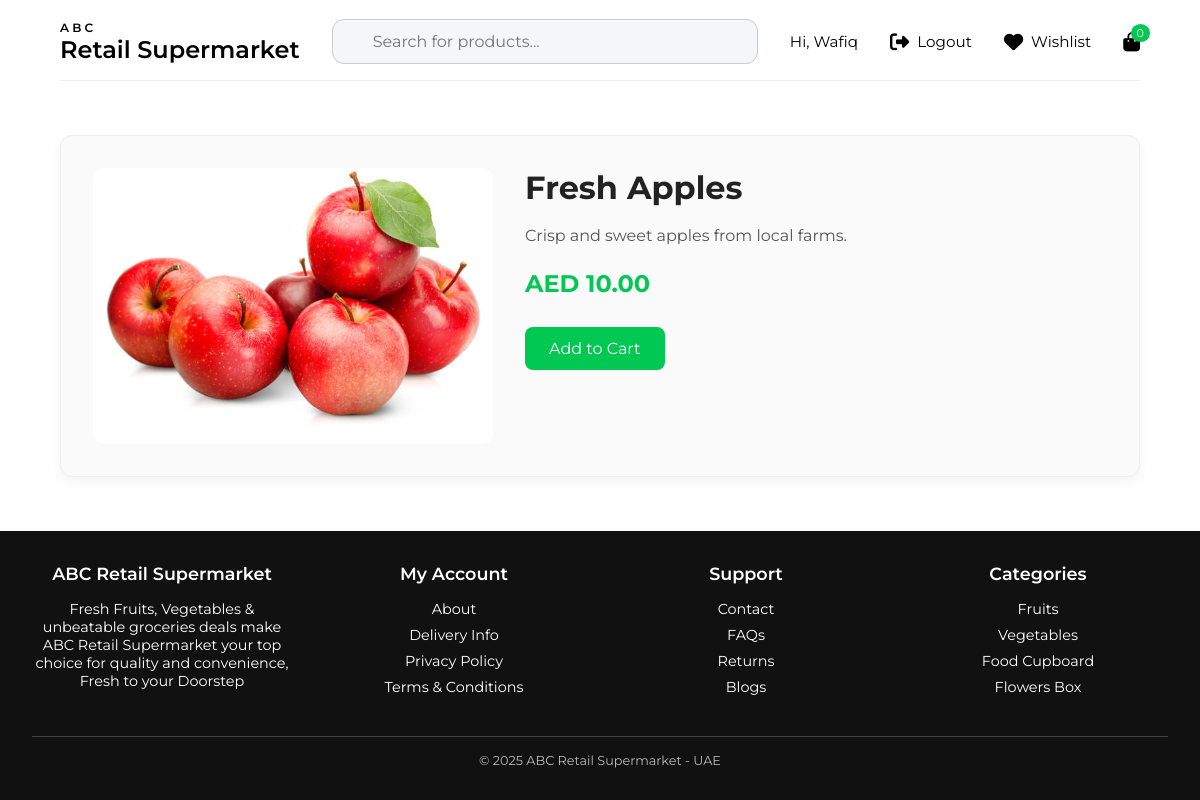
The page /product.php?id=1 (signed in) on the database its author committed.
### tables this page shows
CREATE TABLE `products` (
  `id` int(11) NOT NULL,
  `name` varchar(255) NOT NULL,
  `description` text DEFAULT NULL,
  `price` decimal(10,2) NOT NULL,
  `image` varchar(255) NOT NULL,
  `category` varchar(50) NOT NULL,
  `category_id` int(11) NOT NULL
);

### php/functions.php (called while the page is built, shortened)
<?php
function isLoggedIn() {
  return isset($_SESSION['user_id']);
}
function cartItemCount() {
  if (!isset($_SESSION['cart'])) return 0;
  return array_sum($_SESSION['cart']);
}
?>

### product.php (the view, shortened to what this page needs)
<?php
include 'php/db.php';
include 'php/functions.php';
$id = intval($_GET['id']);
$stmt = $pdo->prepare('SELECT * FROM products WHERE id = ?');
$stmt->execute([$id]);
$product = $stmt->fetch();
?>
<!DOCTYPE html>
<html lang="en">
<head>
<link rel="stylesheet" href="css/styles.css" />
  <link rel="stylesheet" href="https://cdnjs.cloudflare.com/ajax/libs/font-awesome/6.4.0/css/all.min.css" />
</head>
<body>
<header class="container">
  <div class="logo">
    <span>ABC</span>
    <a href="index.php">Retail Supermarket</a>
  </div>
  <div class="search-bar" style="position: relative; flex-grow: 1; margin: 0 2rem;">
    <form id="search-form" action="search.php" method="GET" style="width: 100%;" autocomplete="off">
      <input type="text" id="search-input" name="query" placeholder="Search for products..." required />
    </form>
  </div>
  <div class="header-icons">
    <?php if (!isLoggedIn()): ?>
      <a href="login.php"><i class="fas fa-user"></i> Sign In</a>
    <?php else: ?>
      <span>Hi, <?php echo htmlspecialchars($_SESSION['username']); ?></span>
      <a href="logout.php"><i class="fas fa-sign-out-alt"></i> Logout</a>
    <?php endif; ?>
    <a href="wishlist.php"><i class="fas fa-heart"></i> Wishlist</a>
    <a href="cart.php" class="cart-icon">
      <i class="fas fa-shopping-bag"></i>
      <span class="cart-badge"><?php echo cartItemCount(); ?></span>
    </a>
  </div>
</header>
<main class="container">
  <div class="product-detail">
    <img src="images/<?php echo htmlspecialchars($product['image']); ?>" alt="<?php echo htmlspecialchars($product['name']); ?>" />
    <div>
      <h2><?php echo htmlspecialchars($product['name']); ?></h2>
      <p><?php echo nl2br(htmlspecialchars($product['description'])); ?></p>
      <p class="price">AED <?php echo number_format($product['price'], 2); ?></p>
      <form class="add-to-cart-form">
  <button type="submit" name="add_to_cart">Add to Cart</button>
</form>
    </div>
  </div>
</main>
<footer>
  <div class="footer-container">
    <div class="footer-column">
      <h4>ABC Retail Supermarket</h4>
      <p>Fresh Fruits, Vegetables & unbeatable groceries deals make ABC Retail Supermarket your top choice for quality and convenience, Fresh to your Doorstep</p>
    </div>
    <div class="footer-column">
      <h4>My Account</h4>
      <ul>
        <li><a href="#">About</a></li>
        <li><a href="#">Delivery Info</a></li>
        <li><a href="#">Privacy Policy</a></li>
        <li><a href="#">Terms & Conditions</a></li>
      </ul>
    </div>
    <div class="footer-column">
      <h4>Support</h4>
      <ul>
        <li><a href="#">Contact</a></li>
        <li><a href="#">FAQs</a></li>
        <li><a href="#">Returns</a></li>
        <li><a href="#">Blogs</a></li>
      </ul>
    </div>
    <div class="footer-column">
      <h4>Categories</h4>
      <ul>
        <li><a href="#">Fruits</a></li>
        <li><a href="#">Vegetables</a></li>
        <li><a href="#">Food Cupboard</a></li>
        <li><a href="#">Flowers Box</a></li>
      </ul>
    </div>
  </div>
  <div class="footer-bottom">
    <p>&copy; 2025 ABC Retail Supermarket - UAE</strong></p>
  </div>
</footer>
</body>
</html>

### css/styles.css (style rules this page uses)
* { box-sizing: border-box; margin: 0; padding: 0; font-family: 'Montserrat', sans-serif; }
body { background-color: #fff; color: #4a4a4a; min-height: 100vh; display: flex; flex-direction: column; }
.container { width: 90%; max-width: 1200px; margin: auto; }
header { background: #244126; color: white; padding: 1rem 2rem; display: flex; justify-content: space-between; align-items: center; }
footer { background: #244126; color: white; text-align: center; padding: 1rem 2rem; margin-top: auto; font-size: 0.9rem; }

### product.php (style rules this page uses)
* { box-sizing: border-box; margin: 0; padding: 0; font-family: 'Montserrat', sans-serif; }
body { background-color: #fff; color: #4a4a4a; min-height: 100vh; display: flex; flex-direction: column; }
.container { width: 90%; max-width: 1400px; margin: auto; }
.product-detail { display: flex; flex-wrap: wrap; gap: 2rem; margin: 3rem auto; align-items: flex-start; border: 1px solid #eee; border-radius: 12px; padding: 2rem; background-color: #fafafa; box-shadow: 0 4px 12px rgba(0, 0, 0, 0.05); }
.product-detail img { width: 100%; max-width: 400px; border-radius: 10px; object-fit: cover; flex: 1 1 350px; background: #fff; }
.product-detail > div { flex: 1 1 400px; }
.product-detail h2 { font-size: 2rem; margin-bottom: 1rem; color: #222; }
.product-detail p { line-height: 1.6; margin-bottom: 1rem; color: #555; }
.product-detail .price { font-size: 1.5rem; color: #00c853; font-weight: bold; margin-bottom: 1.5rem; }
.product-detail form button { padding: 0.75rem 1.5rem; font-size: 1rem; background-color: #00c853; color: white; border: none; border-radius: 8px; cursor: pointer; transition: background-color 0.3s ease; }
header { background: #fff; color: #000; padding: 1rem 0; display: flex; align-items: center; justify-content: space-between; border-bottom: 1px solid #eee; }
.logo { font-weight: 600; text-align: left; }
.logo span { display: block; font-size: 0.75rem; letter-spacing: 0.2rem; }
.logo a { text-decoration: none; color: #000; font-size: 1.5rem; }
.search-bar { flex-grow: 1; margin: 0 2rem; display: flex; align-items: center; }
.search-bar input { width: 100%; padding: 0.75rem 1rem 0.75rem 2.5rem; border-radius: 12px; border: 1px solid #ccc; background-color: #f5f6f7; font-size: 1rem; background-image: url('https://cdn-icons-png.flaticon.com/512/622/622669.png'); background-size: 16px; background-repeat: no-repeat; background-position: 10px center; }
.header-icons { display: flex; align-items: center; gap: 2rem; font-size: 0.95rem; }
.header-icons a { color: #000; text-decoration: none; display: flex; align-items: center; gap: 0.5rem; }
.header-icons a i { font-size: 1.2rem; }
.cart-icon { position: relative; }
.cart-badge { position: absolute; top: -8px; right: -10px; background: #00c853; color: white; border-radius: 50%; font-size: 0.7rem; padding: 2px 6px; }
footer { background: #111; color: #fff; font-size: 0.9rem; padding: 2rem; margin-top: auto; }
footer .footer-container { display: flex; flex-wrap: wrap; justify-content: space-between; gap: 2rem; max-width: 1400px; margin: auto; }
footer .footer-column { flex: 1 1 200px; }
footer .footer-column h4 { margin-bottom: 1rem; font-size: 1.1rem; font-weight: 600; }
footer .footer-column ul { list-style: none; }
footer .footer-column ul li { margin-bottom: 0.5rem; }
footer .footer-column ul li a { color: #fff; text-decoration: none; }
.footer-bottom { text-align: center; margin-top: 2rem; border-top: 1px solid #444; padding-top: 1rem; font-size: 0.8rem; color: #bbb; }

### rows shown on the page
products: image (picture), name "Fresh Apples", description "Crisp and sweet apples from local farms.", price "10.00"

### other values the page prints
$_SESSION['username'] "Wafiq"
cartItemCount() "0"
